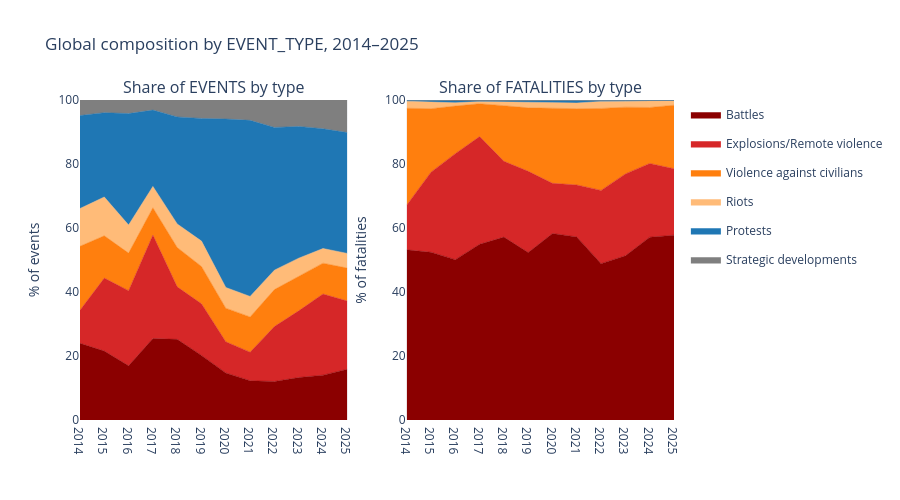

The notebook cell saved with this chart:
### Markdown cell above
## 100%-stacked area charts: event share vs. fatality share by type

### Code cell
TYPE_ORDER = ['Battles','Explosions/Remote violence','Violence against civilians',
              'Riots','Protests','Strategic developments']
colors = {
    'Battles':'#8B0000',
    'Explosions/Remote violence':'#D62728',
    'Violence against civilians':'#FF7F0E',
    'Riots':'#FFBB78',
    'Protests':'#1F77B4',
    'Strategic developments':'#7F7F7F',
}

fig_share = make_subplots(rows=1, cols=2, subplot_titles=('Share of EVENTS by type','Share of FATALITIES by type'))
for t in TYPE_ORDER:
    s = by_type[by_type['EVENT_TYPE']==t].sort_values('YEAR')
    fig_share.add_trace(go.Scatter(x=s['YEAR'], y=s['EV_SHARE'], name=t, legendgroup=t,
                                   stackgroup='ev', groupnorm='percent',
                                   line=dict(width=0.5, color=colors[t]),
                                   fillcolor=colors[t]), row=1, col=1)
    fig_share.add_trace(go.Scatter(x=s['YEAR'], y=s['FT_SHARE'], name=t, legendgroup=t, showlegend=False,
                                   stackgroup='ft', groupnorm='percent',
                                   line=dict(width=0.5, color=colors[t]),
                                   fillcolor=colors[t]), row=1, col=2)
fig_share.update_yaxes(title_text='% of events', range=[0,100], row=1, col=1)
fig_share.update_yaxes(title_text='% of fatalities', range=[0,100], row=1, col=2)
fig_share.update_xaxes(dtick=1)
fig_share.update_layout(title='Global composition by EVENT_TYPE, 2014–2025', height=500, hovermode='x unified')
fig_share.write_html(FIGDIR / '03_share_stacked.html', include_plotlyjs='cdn')
fig_share.show()

### Figure 1 — Plotly figure (JSON) as saved in the notebook; plotly's stock layout.template omitted (floating-point values rounded to 4 significant figures)
{"data": [{"fillcolor": "#8B0000", "groupnorm": "percent", "legendgroup": "Battles", "line": {"color": "#8B0000", "width": 0.5}, "name": "Battles", "stackgroup": "ev", "type": "scatter", "x": [2014, 2015, 2016, 2017, 2018, 2019, 2020, 2021, 2022, 2023, 2024, 2025], "xaxis": "x", "y": [0.2397, 0.2154, 0.1694, 0.2545, 0.252, 0.2018, 0.1471, 0.1227, 0.1204, 0.1327, 0.1402, 0.1586], "yaxis": "y"}, {"fillcolor": "#8B0000", "groupnorm": "percent", "legendgroup": "Battles", "line": {"color": "#8B0000", "width": 0.5}, "name": "Battles", "showlegend": false, "stackgroup": "ft", "type": "scatter", "x": [2014, 2015, 2016, 2017, 2018, 2019, 2020, 2021, 2022, 2023, 2024, 2025], "xaxis": "x2", "y": [0.5317, 0.5242, 0.5012, 0.5491, 0.5715, 0.5232, 0.5828, 0.5721, 0.4886, 0.5132, 0.5713, 0.5776], "yaxis": "y2"}, {"fillcolor": "#D62728", "groupnorm": "percent", "legendgroup": "Explosions/Remote violence", "line": {"color": "#D62728", "width": 0.5}, "name": "Explosions/Remote violence", "stackgroup": "ev", "type": "scatter", "x": [2014, 2015, 2016, 2017, 2018, 2019, 2020, 2021, 2022, 2023, 2024, 2025], "xaxis": "x", "y": [0.1033, 0.228, 0.2347, 0.3233, 0.164, 0.1613, 0.0974, 0.0893, 0.1716, 0.2084, 0.2536, 0.2132], "yaxis": "y"}, {"fillcolor": "#D62728", "groupnorm": "percent", "legendgroup": "Explosions/Remote violence", "line": {"color": "#D62728", "width": 0.5}, "name": "Explosions/Remote violence", "showlegend": false, "stackgroup": "ft", "type": "scatter", "x": [2014, 2015, 2016, 2017, 2018, 2019, 2020, 2021, 2022, 2023, 2024, 2025], "xaxis": "x2", "y": [0.1396, 0.2504, 0.3312, 0.3365, 0.237, 0.254, 0.1569, 0.1624, 0.229, 0.2559, 0.2305, 0.2076], "yaxis": "y2"}, {"fillcolor": "#FF7F0E", "groupnorm": "percent", "legendgroup": "Violence against civilians", "line": {"color": "#FF7F0E", "width": 0.5}, "name": "Violence against civilians", "stackgroup": "ev", "type": "scatter", "x": [2014, 2015, 2016, 2017, 2018, 2019, 2020, 2021, 2022, 2023, 2024, 2025], "xaxis": "x", "y": [0.1999, 0.1323, 0.1175, 0.08549, 0.1231, 0.1167, 0.105, 0.1101, 0.1156, 0.1071, 0.09642, 0.1029], "yaxis": "y"}, {"fillcolor": "#FF7F0E", "groupnorm": "percent", "legendgroup": "Violence against civilians", "line": {"color": "#FF7F0E", "width": 0.5}, "name": "Violence against civilians", "showlegend": false, "stackgroup": "ft", "type": "scatter", "x": [2014, 2015, 2016, 2017, 2018, 2019, 2020, 2021, 2022, 2023, 2024, 2025], "xaxis": "x2", "y": [0.3028, 0.1983, 0.1487, 0.1027, 0.1737, 0.1982, 0.2346, 0.2382, 0.256, 0.2085, 0.1748, 0.1986], "yaxis": "y2"}, {"fillcolor": "#FFBB78", "groupnorm": "percent", "legendgroup": "Riots", "line": {"color": "#FFBB78", "width": 0.5}, "name": "Riots", "stackgroup": "ev", "type": "scatter", "x": [2014, 2015, 2016, 2017, 2018, 2019, 2020, 2021, 2022, 2023, 2024, 2025], "xaxis": "x", "y": [0.118, 0.1213, 0.08797, 0.06674, 0.07371, 0.07935, 0.06464, 0.06408, 0.06081, 0.05749, 0.04575, 0.04595], "yaxis": "y"}, {"fillcolor": "#FFBB78", "groupnorm": "percent", "legendgroup": "Riots", "line": {"color": "#FFBB78", "width": 0.5}, "name": "Riots", "showlegend": false, "stackgroup": "ft", "type": "scatter", "x": [2014, 2015, 2016, 2017, 2018, 2019, 2020, 2021, 2022, 2023, 2024, 2025], "xaxis": "x2", "y": [0.0218, 0.02176, 0.0101, 0.007352, 0.01247, 0.01802, 0.01919, 0.0177, 0.02211, 0.01811, 0.01995, 0.0141], "yaxis": "y2"}, {"fillcolor": "#1F77B4", "groupnorm": "percent", "legendgroup": "Protests", "line": {"color": "#1F77B4", "width": 0.5}, "name": "Protests", "stackgroup": "ev", "type": "scatter", "x": [2014, 2015, 2016, 2017, 2018, 2019, 2020, 2021, 2022, 2023, 2024, 2025], "xaxis": "x", "y": [0.2905, 0.2634, 0.348, 0.2384, 0.3342, 0.3832, 0.5263, 0.5502, 0.4459, 0.4117, 0.3741, 0.3776], "yaxis": "y"}, {"fillcolor": "#1F77B4", "groupnorm": "percent", "legendgroup": "Protests", "line": {"color": "#1F77B4", "width": 0.5}, "name": "Protests", "showlegend": false, "stackgroup": "ft", "type": "scatter", "x": [2014, 2015, 2016, 2017, 2018, 2019, 2020, 2021, 2022, 2023, 2024, 2025], "xaxis": "x2", "y": [0.002295, 0.004093, 0.005428, 0.001012, 0.0027, 0.003241, 0.001866, 0.00511, 0.001776, 0.0008463, 0.001442, 0.0006388], "yaxis": "y2"}, {"fillcolor": "#7F7F7F", "groupnorm": "percent", "legendgroup": "Strategic developments", "line": {"color": "#7F7F7F", "width": 0.5}, "name": "Strategic developments", "stackgroup": "ev", "type": "scatter", "x": [2014, 2015, 2016, 2017, 2018, 2019, 2020, 2021, 2022, 2023, 2024, 2025], "xaxis": "x", "y": [0.04862, 0.03962, 0.04251, 0.03157, 0.05292, 0.05766, 0.05948, 0.06367, 0.08579, 0.08259, 0.08991, 0.1018], "yaxis": "y"}, {"fillcolor": "#7F7F7F", "groupnorm": "percent", "legendgroup": "Strategic developments", "line": {"color": "#7F7F7F", "width": 0.5}, "name": "Strategic developments", "showlegend": false, "stackgroup": "ft", "type": "scatter", "x": [2014, 2015, 2016, 2017, 2018, 2019, 2020, 2021, 2022, 2023, 2024, 2025], "xaxis": "x2", "y": [0.001763, 0.001311, 0.003447, 0.003295, 0.002582, 0.003325, 0.00463, 0.004468, 0.002524, 0.00348, 0.001966, 0.001525], "yaxis": "y2"}], "layout": {"annotations": [{"font": {"size": 16}, "showarrow": false, "text": "Share of EVENTS by type", "x": 0.225, "xanchor": "center", "xref": "paper", "y": 1.0, "yanchor": "bottom", "yref": "paper"}, {"font": {"size": 16}, "showarrow": false, "text": "Share of FATALITIES by type", "x": 0.775, "xanchor": "center", "xref": "paper", "y": 1.0, "yanchor": "bottom", "yref": "paper"}], "height": 500, "hovermode": "x unified", "title": {"text": "Global composition by EVENT_TYPE, 2014–2025"}, "xaxis": {"anchor": "y", "domain": [0.0, 0.45], "dtick": 1}, "xaxis2": {"anchor": "y2", "domain": [0.55, 1.0], "dtick": 1}, "yaxis": {"anchor": "x", "domain": [0.0, 1.0], "range": [0, 100], "title": {"text": "% of events"}}, "yaxis2": {"anchor": "x2", "domain": [0.0, 1.0], "range": [0, 100], "title": {"text": "% of fatalities"}}}}
